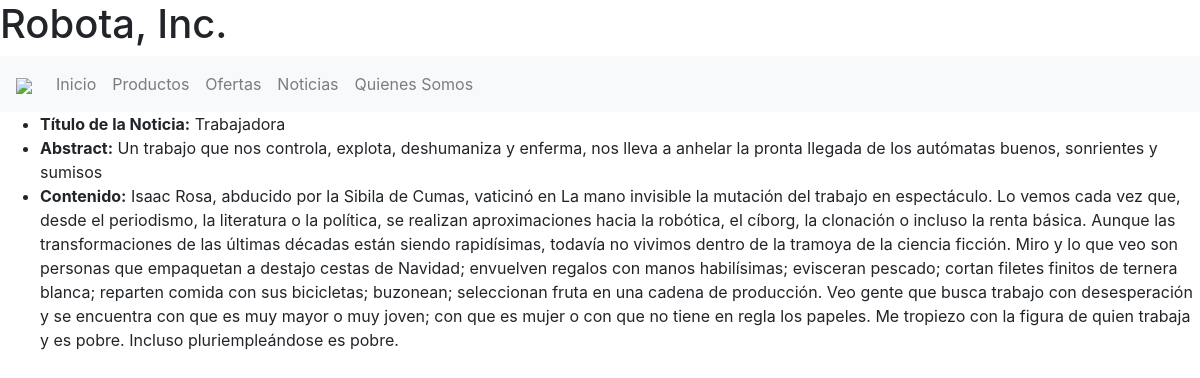
Screenshot of /noticias/un-trabajo-que-nos-explota with the database file from the repository.
### web/models.py (models this page shows, shortened)
class New(models.Model):
    date = models.DateField()
    title = models.CharField(max_length=255)
    slug = models.SlugField()
    abstract = models.CharField(max_length=255)
    description = models.TextField()

### web/views.py (the view)
# urls.py: path('noticias/', views.news, name="news"),
def news(request, slug=None):
    if slug == None:
        context = {
            'news': New.objects.all(),
        }
        return render(request, 'web/news/main.html', context)
    else:
        context = {
            'new': New.objects.get(slug=slug),
        }
        return render(request, 'web/news/main_details.html', context)

### web/templates/web/news/main_details.html
{% extends 'web/content.html' %}
{% block main %}
<main>
    <ul>
        <li><b>Título de la Noticia:</b> {{ new.title }}</li>
        <li><b>Abstract:</b> {{ new.abstract }}</li>
        <li><b>Contenido:</b> {{ new.description }}</li>
    </ul>
</main>
{% endblock %}

### rows the page displays
New: title "Trabajadora", abstract "Un trabajo que nos controla, explota, deshumaniza y enferma, nos lleva a anhelar la pronta llegada de los autómatas buenos, sonrientes y sumisos", description "Isaac Rosa, abducido por la Sibila de Cumas, vaticinó en La mano invisible la mutación del trabajo en espectáculo. Lo vemos cada vez que, desde el periodismo, la literatura o la política, se realizan aproximaciones hacia la robótica, el cíborg, la clonación o incluso la renta básica. Aunque las transformaciones de las últimas décadas están siendo rapidísimas, todavía no vivimos dentro de la tramoya de la ciencia ficción. Miro y lo que veo son personas que empaquetan a destajo cestas de Navidad; envuelven regalos con manos habilísimas; evisceran pescado; cortan filetes finitos de ternera blanca; reparten comida con sus bicicletas; buzonean; seleccionan fruta en una cadena de producción. Veo…"
